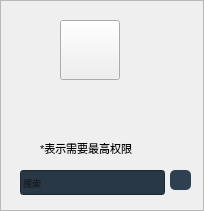
   <widget class="QFrame" name="frame">
    <property name="geometry">
     <rect>
      <x>0</x>
      <y>0</y>
      <width>204</width>
      <height>211</height>
     </rect>
    </property>
    <property name="frameShape">
     <enum>QFrame::StyledPanel</enum>
    </property>
    <property name="frameShadow">
     <enum>QFrame::Raised</enum>
    </property>
    <widget class="QToolButton" name="head">
     <property name="geometry">
      <rect>
       <x>60</x>
       <y>20</y>
       <width>60</width>
       <height>60</height>
      </rect>
     </property>
     <property name="text">
      <string/>
     </property>
     <property name="icon">
      <iconset>
       <normaloff>../../../../../pictures/staff3.png</normaloff>../../../../../pictures/staff3.png</iconset>
     </property>
     <property name="iconSize">
      <size>
       <width>60</width>
       <height>60</height>
      </size>
     </property>
    </widget>
    <widget class="QLabel" name="welcome">
     <property name="geometry">
      <rect>
       <x>30</x>
       <y>90</y>
       <width>110</width>
       <height>20</height>
      </rect>
     </property>
     <property name="text">
      <string/>
     </property>
     <property name="alignment">
      <set>Qt::AlignCenter</set>
     </property>
    </widget>
    <widget class="QLabel" name="label_2">
     <property name="geometry">
      <rect>
       <x>40</x>
       <y>140</y>
       <width>121</width>
       <height>16</height>
      </rect>
     </property>
     <property name="font">
      <font>
       <pointsize>8</pointsize>
      </font>
     </property>
     <property name="text">
      <string>*表示需要最高权限</string>
     </property>
    </widget>
    <widget class="QLineEdit" name="Search">
     <property name="geometry">
      <rect>
       <x>20</x>
       <y>170</y>
       <width>145</width>
       <height>25</height>
      </rect>
     </property>
     <property name="palette">
      <palette>
       <active>
        <colorrole role="WindowText">
         <brush brushstyle="SolidPattern">
          <color alpha="255">
           <red>255</red>
           <green>255</green>
           <blue>255</blue>
          </color>
         </brush>
        </colorrole>
        <colorrole role="Button">
         <brush brushstyle="SolidPattern">
          <color alpha="255">
           <red>41</red>
           <green>56</green>
           <blue>70</blue>
          </color>
         </brush>
        </colorrole>
        <colorrole role="Light">
         <brush brushstyle="SolidPattern">
          <color alpha="255">
           <red>255</red>
           <green>255</green>
           <blue>255</blue>
          </color>
         </brush>
        </colorrole>
        <colorrole role="Midlight">
         <brush brushstyle="SolidPattern">
          <color alpha="255">
           <red>255</red>
           <green>255</green>
           <blue>255</blue>
          </color>
         </brush>
        </colorrole>
        <colorrole role="Dark">
         <brush brushstyle="SolidPattern">
          <color alpha="255">
           <red>127</red>
           <green>127</green>
           <blue>127</blue>
          </color>
         </brush>
        </colorrole>
        <colorrole role="Mid">
         <brush brushstyle="SolidPattern">
          <color alpha="255">
           <red>170</red>
           <green>170</green>
           <blue>170</blue>
          </color>
         </brush>
        </colorrole>
        <colorrole role="Text">
         <brush brushstyle="SolidPattern">
          <color alpha="255">
           <red>0</red>
           <green>0</green>
           <blue>0</blue>
          </color>
         </brush>
        </colorrole>
        <colorrole role="BrightText">
         <brush brushstyle="SolidPattern">
          <color alpha="255">
           <red>255</red>
           <green>255</green>
           <blue>255</blue>
          </color>
         </brush>
        </colorrole>
        <colorrole role="ButtonText">
         <brush brushstyle="SolidPattern">
          <color alpha="255">
           <red>0</red>
           <green>0</green>
           <blue>0</blue>
          </color>
         </brush>
        </colorrole>
        <colorrole role="Base">
         <brush brushstyle="SolidPattern">
          <color alpha="255">
           <red>41</red>
           <green>56</green>
           <blue>70</blue>
          </color>
         </brush>
        </colorrole>
        <colorrole role="Window">
         <brush brushstyle="SolidPattern">
          <color alpha="255">
           <red>41</red>
           <green>56</green>
           <blue>70</blue>
          </color>
         </brush>
        </colorrole>
        <colorrole role="Shadow">
         <brush brushstyle="SolidPattern">
          <color alpha="255">
           <red>0</red>
           <green>0</green>
           <blue>0</blue>
          </color>
         </brush>
        </colorrole>
        <colorrole role="AlternateBase">
         <brush brushstyle="SolidPattern">
          <color alpha="255">
           <red>255</red>
           <green>255</green>
           <blue>255</blue>
          </color>
         </brush>
        </colorrole>
        <colorrole role="ToolTipBase">
         <brush brushstyle="SolidPattern">
          <color alpha="255">
           <red>255</red>
           <green>255</green>
           <blue>220</blue>
          </color>
         </brush>
        </colorrole>
        <colorrole role="ToolTipText">
         <brush brushstyle="SolidPattern">
          <color alpha="255">
           <red>0</red>
           <green>0</green>
           <blue>0</blue>
          </color>
         </brush>
        </colorrole>
       </active>
       <inactive>
        <colorrole role="WindowText">
         <brush brushstyle="SolidPattern">
          <color alpha="255">
           <red>255</red>
           <green>255</green>
           <blue>255</blue>
          </color>
         </brush>
        </colorrole>
        <colorrole role="Button">
         <brush brushstyle="SolidPattern">
          <color alpha="255">
           <red>41</red>
           <green>56</green>
           <blue>70</blue>
          </color>
         </brush>
        </colorrole>
        <colorrole role="Light">
         <brush brushstyle="SolidPattern">
          <color alpha="255">
           <red>255</red>
           <green>255</green>
           <blue>255</blue>
          </color>
         </brush>
        </colorrole>
        <colorrole role="Midlight">
         <brush brushstyle="SolidPattern">
          <color alpha="255">
           <red>255</red>
           <green>255</green>
           <blue>255</blue>
          </color>
         </brush>
        </colorrole>
        <colorrole role="Dark">
         <brush brushstyle="SolidPattern">
          <color alpha="255">
           <red>127</red>
           <green>127</green>
           <blue>127</blue>
          </color>
         </brush>
        </colorrole>
        <colorrole role="Mid">
         <brush brushstyle="SolidPattern">
          <color alpha="255">
           <red>170</red>
           <green>170</green>
           <blue>170</blue>
          </color>
         </brush>
        </colorrole>
        <colorrole role="Text">
         <brush brushstyle="SolidPattern">
          <color alpha="255">
           <red>0</red>
           <green>0</green>
           <blue>0</blue>
          </color>
         </brush>
        </colorrole>
        <colorrole role="BrightText">
         <brush brushstyle="SolidPattern">
          <color alpha="255">
           <red>255</red>
           <green>255</green>
           <blue>255</blue>
          </color>
         </brush>
        </colorrole>
        <colorrole role="ButtonText">
         <brush brushstyle="SolidPattern">
          <color alpha="255">
           <red>0</red>
           <green>0</green>
           <blue>0</blue>
          </color>
         </brush>
        </colorrole>
        <colorrole role="Base">
         <brush brushstyle="SolidPattern">
          <color alpha="255">
           <red>41</red>
           <green>56</green>
           <blue>70</blue>
          </color>
         </brush>
        </colorrole>
        <colorrole role="Window">
         <brush brushstyle="SolidPattern">
          <color alpha="255">
           <red>41</red>
           <green>56</green>
           <blue>70</blue>
          </color>
         </brush>
        </colorrole>
        <colorrole role="Shadow">
         <brush brushstyle="SolidPattern">
          <color alpha="255">
           <red>0</red>
           <green>0</green>
           <blue>0</blue>
          </color>
         </brush>
        </colorrole>
        <colorrole role="AlternateBase">
         <brush brushstyle="SolidPattern">
          <color alpha="255">
           <red>255</red>
           <green>255</green>
           <blue>255</blue>
          </color>
         </brush>
        </colorrole>
        <colorrole role="ToolTipBase">
         <brush brushstyle="SolidPattern">
          <color alpha="255">
           <red>255</red>
           <green>255</green>
           <blue>220</blue>
          </color>
         </brush>
        </colorrole>
        <colorrole role="ToolTipText">
         <brush brushstyle="SolidPattern">
          <color alpha="255">
           <red>0</red>
           <green>0</green>
           <blue>0</blue>
          </color>
         </brush>
        </colorrole>
       </inactive>
       <disabled>
        <colorrole role="WindowText">
         <brush brushstyle="SolidPattern">
          <color alpha="255">
           <red>127</red>
           <green>127</green>
           <blue>127</blue>
          </color>
         </brush>
        </colorrole>
        <colorrole role="Button">
         <brush brushstyle="SolidPattern">
          <color alpha="255">
           <red>41</red>
           <green>56</green>
           <blue>70</blue>
          </color>
         </brush>
        </colorrole>
        <colorrole role="Light">
         <brush brushstyle="SolidPattern">
          <color alpha="255">
           <red>255</red>
           <green>255</green>
           <blue>255</blue>
          </color>
         </brush>
        </colorrole>
        <colorrole role="Midlight">
         <brush brushstyle="SolidPattern">
          <color alpha="255">
           <red>255</red>
           <green>255</green>
           <blue>255</blue>
          </color>
         </brush>
        </colorrole>
        <colorrole role="Dark">
         <brush brushstyle="SolidPattern">
          <color alpha="255">
           <red>127</red>
           <green>127</green>
           <blue>127</blue>
          </color>
         </brush>
        </colorrole>
        <colorrole role="Mid">
         <brush brushstyle="SolidPattern">
          <color alpha="255">
           <red>170</red>
           <green>170</green>
           <blue>170</blue>
          </color>
         </brush>
        </colorrole>
        <colorrole role="Text">
         <brush brushstyle="SolidPattern">
          <color alpha="255">
           <red>127</red>
           <green>127</green>
           <blue>127</blue>
          </color>
         </brush>
        </colorrole>
        <colorrole role="BrightText">
         <brush brushstyle="SolidPattern">
          <color alpha="255">
           <red>255</red>
           <green>255</green>
           <blue>255</blue>
          </color>
         </brush>
        </colorrole>
        <colorrole role="ButtonText">
         <brush brushstyle="SolidPattern">
          <color alpha="255">
           <red>127</red>
           <green>127</green>
           <blue>127</blue>
          </color>
         </brush>
        </colorrole>
        <colorrole role="Base">
         <brush brushstyle="SolidPattern">
          <color alpha="255">
           <red>41</red>
           <green>56</green>
           <blue>70</blue>
          </color>
         </brush>
        </colorrole>
        <colorrole role="Window">
         <brush brushstyle="SolidPattern">
          <color alpha="255">
           <red>41</red>
           <green>56</green>
           <blue>70</blue>
          </color>
         </brush>
        </colorrole>
        <colorrole role="Shadow">
         <brush brushstyle="SolidPattern">
          <color alpha="255">
           <red>0</red>
           <green>0</green>
           <blue>0</blue>
          </color>
         </brush>
        </colorrole>
        <colorrole role="AlternateBase">
         <brush brushstyle="SolidPattern">
          <color alpha="255">
           <red>255</red>
           <green>255</green>
           <blue>255</blue>
          </color>
         </brush>
        </colorrole>
        <colorrole role="ToolTipBase">
         <brush brushstyle="SolidPattern">
          <color alpha="255">
           <red>255</red>
           <green>255</green>
           <blue>220</blue>
          </color>
         </brush>
        </colorrole>
        <colorrole role="ToolTipText">
         <brush brushstyle="SolidPattern">
          <color alpha="255">
           <red>0</red>
           <green>0</green>
           <blue>0</blue>
          </color>
         </brush>
        </colorrole>
       </disabled>
      </palette>
     </property>
     <property name="font">
      <font>
       <family>微软雅黑</family>
       <pointsize>7</pointsize>
      </font>
     </property>
     <property name="styleSheet">
      <string notr="true"/>
     </property>
     <property name="placeholderText">
      <string>搜索</string>
     </property>
    </widget>
    <widget class="QToolButton" name="toolButton">
     <property name="geometry">
      <rect>
       <x>170</x>
       <y>170</y>
       <width>21</width>
       <height>20</height>
      </rect>
     </property>
     <property name="styleSheet">
      <string notr="true">background-color:#2f4050;
border:0px;

border-radius:5px</string>
     </property>
     <property name="text">
      <string/>
     </property>
     <property name="icon">
      <iconset>
       <normaloff>C:/pictures/search.png</normaloff>C:/pictures/search.png</iconset>
     </property>
     <property name="iconSize">
      <size>
       <width>15</width>
       <height>15</height>
      </size>
     </property>
    </widget>
    <widget class="QLabel" name="role">
     <property name="geometry">
      <rect>
       <x>30</x>
       <y>120</y>
       <width>110</width>
       <height>15</height>
      </rect>
     </property>
     <property name="font">
      <font>
       <pointsize>7</pointsize>
      </font>
     </property>
     <property name="text">
      <string/>
     </property>
     <property name="alignment">
      <set>Qt::AlignCenter</set>
     </property>
    </widget>
   </widget>
